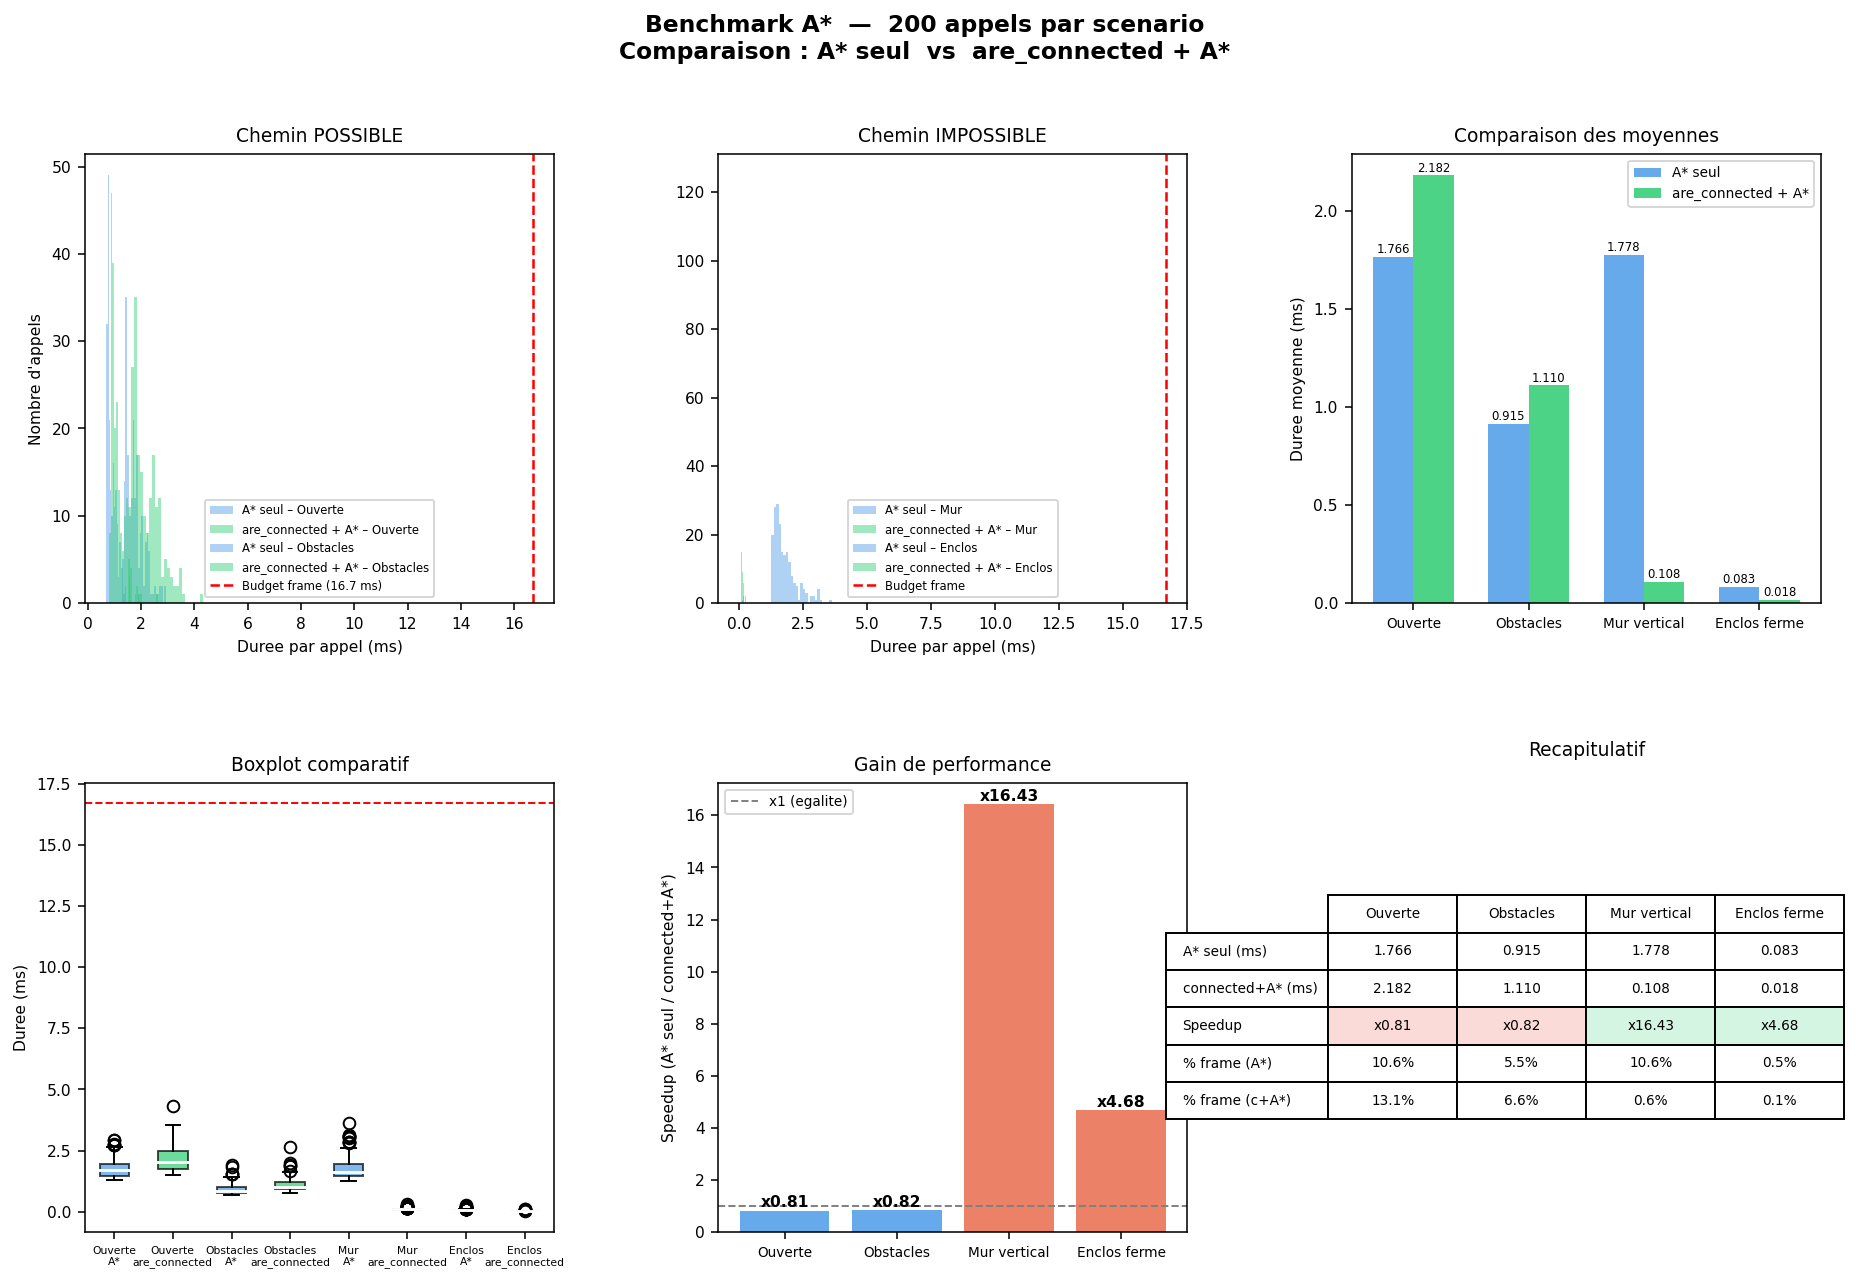

This figure's Python source:
# -*- coding: utf-8 -*-
"""
Benchmark A* — compare les performances avec et sans verification
de connexite (are_connected / flood_fill) avant l'appel A*.

Scenarios :
  1. Grille ouverte (chemin existe)           -> are_connected n'apporte rien
  2. Grille avec 25% d'obstacles (chemin ?)   -> cas mixte
  3. Mur vertical complet (chemin impossible)  -> are_connected evite un A* inutile
  4. Enclos ferme (chemin impossible)          -> idem, pire cas A*
"""
import sys, os, time, random, statistics, unittest.mock as mock
import matplotlib.pyplot as plt
import matplotlib
matplotlib.rcParams.update({"font.size": 8})

PROJECT_ROOT = os.path.abspath(os.path.join(os.path.dirname(__file__), ".."))
sys.path.insert(0, PROJECT_ROOT)
for m in ("PyQt5","PyQt5.QtCore","PyQt5.QtGui","PyQt5.QtWidgets","PyQt5.QtMultimedia"):
    sys.modules.setdefault(m, mock.MagicMock())

from game.pathfinder import astar, are_connected, get_walkable_grid, flood_fill
from game.config import HUD_HEIGHT

# ───────────────────────────────────────
# Parametres
# ───────────────────────────────────────
TILE, ROWS, COLS, N = 32, 11, 16, 200
OUT = os.path.join(os.path.dirname(__file__), "benchmark_astar.png")

def px(col, row):
    return (col * TILE + TILE / 2, (row + HUD_HEIGHT) * TILE + TILE / 2)

# ───────────────────────────────────────
# Grilles de test
# ───────────────────────────────────────
def open_grid():
    return [[True] * COLS for _ in range(ROWS)]

def obstacle_grid(ratio=0.25):
    random.seed(42)
    g = [[random.random() >= ratio for _ in range(COLS)] for _ in range(ROWS)]
    g[1][1] = g[ROWS - 2][COLS - 2] = True
    return g

def wall_grid():
    """Mur vertical complet en colonne 8 — deux zones deconnectees."""
    g = open_grid()
    for r in range(ROWS):
        g[r][8] = False
    return g

def enclosure_grid():
    """Depart enferme dans un enclos 3x3 — pire cas pour A*."""
    g = open_grid()
    # murs autour de (1,1) : cases (0..2, 0..2) fermees sauf (1,1)
    for r in range(0, 4):
        g[r][3] = False     # mur droit
    for c in range(0, 4):
        g[3][c] = False     # mur bas
    return g

# ───────────────────────────────────────
# Scenarios : (nom, grille, start, goal)
# ───────────────────────────────────────
SCENARIOS = [
    ("Ouverte (0%)",       open_grid,      px(1, 1), px(COLS - 2, ROWS - 2)),
    ("Obstacles (25%)",    obstacle_grid,  px(1, 1), px(COLS - 2, ROWS - 2)),
    ("Mur vertical",       wall_grid,      px(1, 1), px(COLS - 2, ROWS - 2)),
    ("Enclos ferme",       enclosure_grid, px(1, 1), px(COLS - 2, ROWS - 2)),
]

# ───────────────────────────────────────
# Strategies a comparer
# ───────────────────────────────────────
def strategy_astar_only(grid, start, goal):
    """A* brut, sans pre-verification."""
    return astar(grid, start, goal, TILE, 1, 1)

def strategy_connected_then_astar(grid, start, goal):
    """Verifie la connexite d'abord ; A* seulement si connecte."""
    if not are_connected(grid, start, goal, TILE):
        return None
    return astar(grid, start, goal, TILE, 1, 1)

STRATEGIES = {
    "A* seul":                 strategy_astar_only,
    "are_connected + A*":      strategy_connected_then_astar,
}

# ───────────────────────────────────────
# Mesures
# ───────────────────────────────────────
# results[strategy_name][scenario_name] = list[float]  (ms)
results = {s: {} for s in STRATEGIES}

for sc_name, grid_fn, start, goal in SCENARIOS:
    grid = grid_fn()
    for strat_name, strat_fn in STRATEGIES.items():
        times = []
        for _ in range(N):
            t0 = time.perf_counter()
            strat_fn(grid, start, goal)
            times.append((time.perf_counter() - t0) * 1000)
        results[strat_name][sc_name] = times

# ───────────────────────────────────────
# Affichage console
# ───────────────────────────────────────
print(f"\n{'Strategie':<25} {'Scenario':<20} {'Moy':>8} {'Med':>8} {'Min':>8} {'Max':>8}")
print("-" * 85)
for strat_name in STRATEGIES:
    for sc_name in [s[0] for s in SCENARIOS]:
        t = results[strat_name][sc_name]
        print(f"{strat_name:<25} {sc_name:<20} {statistics.mean(t):>7.3f}ms"
              f" {statistics.median(t):>7.3f}ms {min(t):>7.3f}ms {max(t):>7.3f}ms")
    print()

FRAME_MS = 16.7
print(f"Budget frame @60fps : {FRAME_MS} ms\n")

# ───────────────────────────────────────
# Visualisation matplotlib (6 panneaux)
# ───────────────────────────────────────
scenario_names = [s[0] for s in SCENARIOS]
strat_names = list(STRATEGIES.keys())
colors_strat = {"A* seul": "#4C9BE8", "are_connected + A*": "#2ECC71"}

fig = plt.figure(figsize=(16, 10))
fig.suptitle(f"Benchmark A*  —  {N} appels par scenario\n"
             "Comparaison : A* seul  vs  are_connected + A*",
             fontweight="bold", fontsize=12)

gs = fig.add_gridspec(2, 3, hspace=0.4, wspace=0.35)

# ── Panneau 1 : Histogramme superpose par scenario (chemins possibles) ──
ax1 = fig.add_subplot(gs[0, 0])
for sc in scenario_names[:2]:  # ouverte + obstacles
    for sn in strat_names:
        ax1.hist(results[sn][sc], bins=25, alpha=0.45,
                 label=f"{sn} – {sc.split()[0]}",
                 color=colors_strat[sn])
ax1.axvline(FRAME_MS, color="red", ls="--", lw=1.3, label=f"Budget frame ({FRAME_MS} ms)")
ax1.set_xlabel("Duree par appel (ms)")
ax1.set_ylabel("Nombre d'appels")
ax1.set_title("Chemin POSSIBLE")
ax1.legend(fontsize=6)

# ── Panneau 2 : Histogramme superpose (chemins impossibles) ──
ax2 = fig.add_subplot(gs[0, 1])
for sc in scenario_names[2:]:  # mur + enclos
    for sn in strat_names:
        ax2.hist(results[sn][sc], bins=25, alpha=0.45,
                 label=f"{sn} – {sc.split()[0]}",
                 color=colors_strat[sn])
ax2.axvline(FRAME_MS, color="red", ls="--", lw=1.3, label=f"Budget frame")
ax2.set_xlabel("Duree par appel (ms)")
ax2.set_title("Chemin IMPOSSIBLE")
ax2.legend(fontsize=6)

# ── Panneau 3 : Barplot comparatif des moyennes ──
ax3 = fig.add_subplot(gs[0, 2])
x = range(len(scenario_names))
bar_w = 0.35
for i, sn in enumerate(strat_names):
    means = [statistics.mean(results[sn][sc]) for sc in scenario_names]
    bars = ax3.bar([xi + i * bar_w for xi in x], means, bar_w,
                   label=sn, color=colors_strat[sn], alpha=0.85)
    for bar, val in zip(bars, means):
        ax3.text(bar.get_x() + bar.get_width() / 2, bar.get_height() + 0.003,
                 f"{val:.3f}", ha="center", va="bottom", fontsize=6)
ax3.set_xticks([xi + bar_w / 2 for xi in x])
ax3.set_xticklabels([s.split("(")[0].strip() for s in scenario_names], fontsize=7)
ax3.set_ylabel("Duree moyenne (ms)")
ax3.set_title("Comparaison des moyennes")
ax3.legend(fontsize=7)

# ── Panneau 4 : Boxplot par scenario ──
ax4 = fig.add_subplot(gs[1, 0])
box_data = []
box_labels = []
box_colors = []
for sc in scenario_names:
    for sn in strat_names:
        box_data.append(results[sn][sc])
        box_labels.append(f"{sc.split()[0]}\n{sn.split()[0]}")
        box_colors.append(colors_strat[sn])

bp = ax4.boxplot(box_data, labels=box_labels, patch_artist=True,
                 medianprops=dict(color="white", linewidth=1.5))
for patch, c in zip(bp["boxes"], box_colors):
    patch.set_facecolor(c)
    patch.set_alpha(0.7)
ax4.axhline(FRAME_MS, color="red", ls="--", lw=1)
ax4.set_ylabel("Duree (ms)")
ax4.set_title("Boxplot comparatif")
ax4.tick_params(axis="x", labelsize=5.5)

# ── Panneau 5 : Speedup (ratio A* seul / are_connected+A*) ──
ax5 = fig.add_subplot(gs[1, 1])
speedups = []
for sc in scenario_names:
    mean_alone = statistics.mean(results["A* seul"][sc])
    mean_conn  = statistics.mean(results["are_connected + A*"][sc])
    speedups.append(mean_alone / mean_conn if mean_conn > 0 else 1.0)

bar_colors = ["#E86B4C" if s > 1.05 else "#95A5A6" if s >= 0.95 else "#4C9BE8"
              for s in speedups]
bars = ax5.bar(range(len(scenario_names)), speedups, color=bar_colors, alpha=0.85)
ax5.axhline(1.0, color="gray", ls="--", lw=1, label="x1 (egalite)")
for bar, val in zip(bars, speedups):
    ax5.text(bar.get_x() + bar.get_width() / 2, bar.get_height() + 0.02,
             f"x{val:.2f}", ha="center", va="bottom", fontsize=8, fontweight="bold")
ax5.set_xticks(range(len(scenario_names)))
ax5.set_xticklabels([s.split("(")[0].strip() for s in scenario_names], fontsize=7)
ax5.set_ylabel("Speedup (A* seul / connected+A*)")
ax5.set_title("Gain de performance")
ax5.legend(fontsize=7)

# ── Panneau 6 : Tableau recapitulatif ──
ax6 = fig.add_subplot(gs[1, 2])
ax6.axis("off")
col_labels = [s.split("(")[0].strip() for s in scenario_names]
row_labels = ["A* seul (ms)", "connected+A* (ms)", "Speedup", "% frame (A*)", "% frame (c+A*)"]
cells = []
cells.append([f"{statistics.mean(results['A* seul'][sc]):.3f}" for sc in scenario_names])
cells.append([f"{statistics.mean(results['are_connected + A*'][sc]):.3f}" for sc in scenario_names])
cells.append([f"x{s:.2f}" for s in speedups])
cells.append([f"{statistics.mean(results['A* seul'][sc]) / FRAME_MS * 100:.1f}%"
              for sc in scenario_names])
cells.append([f"{statistics.mean(results['are_connected + A*'][sc]) / FRAME_MS * 100:.1f}%"
              for sc in scenario_names])

tbl = ax6.table(cellText=cells, rowLabels=row_labels, colLabels=col_labels,
                cellLoc="center", loc="center")
tbl.auto_set_font_size(False)
tbl.set_fontsize(7)
tbl.scale(1.1, 1.6)

# Coloriser les cellules speedup
for j in range(len(scenario_names)):
    cell = tbl[3, j]  # ligne speedup (index 3 car header = 0)
    if speedups[j] > 1.05:
        cell.set_facecolor("#D5F5E3")
    elif speedups[j] < 0.95:
        cell.set_facecolor("#FADBD8")

ax6.set_title("Recapitulatif", pad=14)

plt.savefig(OUT, dpi=140, bbox_inches="tight")
print(f"\nGraphique sauvegarde : {OUT}")
